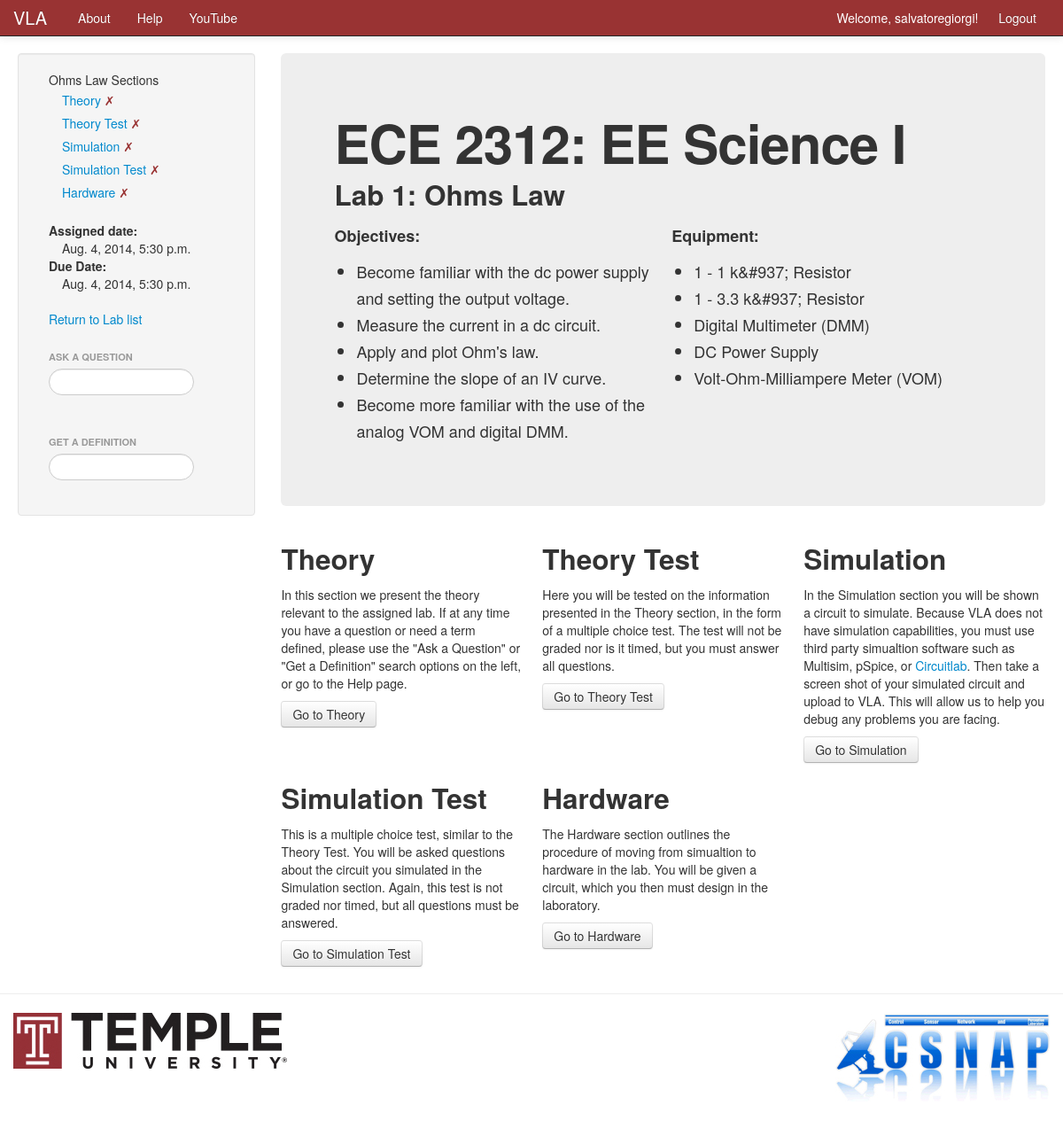
/VLA/course/EE_Science_I/Ohms_Law/ (signed in), run on the app's committed database.
### VLA/models.py (models this page shows, shortened)
class Laboratory(models.Model):
    course = models.ForeignKey(Course)
    name = models.CharField(max_length=128)
    start_date = models.DateTimeField('Date Assigned', blank=True, null=True)
    due_date = models.DateTimeField('Date Due', blank=True, null=True)
    is_completed = models.BooleanField(default=False)
    lab_number = models.IntegerField(default=0)
    views = models.IntegerField(default=0)

class Course(models.Model):
    name = models.CharField(max_length=128, unique=True)
    crn = models.IntegerField(default=0, blank=True)
    subj = models.CharField(max_length=10)
    course_number = models.IntegerField(default=0)
    section_number = models.IntegerField(default=0, blank=True)
    start_date = models.DateField('Course Start Date', blank=True, null=True)
    end_date = models.DateField('Course End Date', blank=True, null=True)
    lecture_time = models.TimeField('Lecture Time', blank=True, null=True)
    lecture_days = models.CharField(max_length=50, blank=True)
    lecture_location = models.CharField(max_length=50, blank=True)
    lab_time = models.TimeField('Lab Time', blank=True, null=True)
    lab_days = models.CharField(max_length=50, blank=True)
    lab_location = models.CharField(max_length=50, blank=True)
    course_description = models.TextField(max_length=500, blank=True)
    course_overview = models.TextField(max_length=500, blank=True)
    website = models.URLField(blank=True)
    instructor_name = models.CharField(max_length=50, blank=True)
    instructor_email = models.EmailField(blank=True)
    instructor_office_hours = models.TimeField(blank=True, null=True)
    instructor_office_days = models.CharField(max_length=50, blank=True)
    instructor_office_location = models.CharField(max_length=50, blank=True)
    instructor_phone = models.CharField(max_length=50, blank=True)
    TA_name = models.CharField(max_length=50, blank=True)
    TA_email = models.EmailField(blank=True)
    TA_office_hours = models.TimeField(blank=True, null=True)
    TA_office_days = models.CharField(max_length=50, blank=True)
    TA_office_location = models.CharField(max_length=50, blank=True)
    TA_phone = models.CharField(max_length=128, blank=True)
    views = models.IntegerField(default=0)
    likes = models.IntegerField(default=0)

class LabObjective(models.Model):
    lab = models.ForeignKey(Laboratory)
    objective = models.CharField(max_length=128)

class LabEquipment(models.Model):
    lab = models.ForeignKey(Laboratory)
    equipment = models.CharField(max_length=128)

### VLA/views.py (the view)
# urls.py: url(r'^course/(?P<course_name_url>\w+)/(?P<lab_name_url>\w+)/$', views.lab, name='lab'),
def lab(request, course_name_url, lab_name_url):
    lab_name = lab_name_url.replace('_', ' ')
    course_name = course_name_url.replace('_', ' ')
    context_dict = {'lab_name': lab_name}
    context_dict['def_searched'] = False
    context_dict['def_list'] = Node.objects.all()
    context_dict['question_searched'] = False
    context_dict['question_list'] = AnswerWithQuestion.objects.all()
    try:
        course = Course.objects.get(name=course_name)
        course.url = course_name_url
        context_dict['course'] = course
    except Course.DoesNotExist:
        pass
    try:
        lab = Laboratory.objects.filter(course=course).get(name=lab_name)
        lab.url = lab_name_url
        context_dict['lab'] = lab
        context_dict['objectives'] = LabObjective.objects.filter(lab=lab)
        context_dict['equipment'] = LabEquipment.objects.filter(lab=lab)
        context_dict = get_sections(context_dict, lab)
    except Laboratory.DoesNotExist:
        pass
    if not request.user.is_authenticated():
        return render(request, 'VLA/login.html')
    else:
        return render(request, 'VLA/lab.html', context_dict)

### VLA/templates/VLA/lab.html (shortened to what this page needs)
{% extends 'VLA/base.html' %}
{% block sidetitle %}{{ lab_name }} Sections{% endblock %}
{% block sidebar %}
    {% include 'VLA/lab_section_list.html' with labs=labs %}
{% endblock %}
{% block body_block %}
<div class="hero-unit">
    <h1>{{ course.subj }} {{ course.course_number }}: {{ course.name }}</h1>
    <h2>Lab {{ lab.lab_number }}: {{ lab.name }}</h2>
    <div class="row-fluid">
        <div class="span6">
            {% if objectives %}<p><b>Objectives:</b>
        <ul>
        {% for objective in objectives %}
            <li>{{ objective.objective }}</li>
        {% endfor %}
        </ul>
    {% endif %}
        </div>
        <div class="span6">
            {% if equipment %}<p><b>Equipment:</b>
        <ul>
        {% for equip in equipment %}
            <li>{{ equip.equipment }}</li>
        {% endfor %}
        </ul>
    {% endif %}
        </div>
    </div>
</div>
<div class="row-fluid">
    {% if theory %}
        <div class="span4">
            <h2>Theory</h2>
            <p>In this section we present the theory relevant to the assigned lab. If at any time you have a question or need a term defined,
            please use the "Ask a Question" or "Get a Definition" search options on the left, or go to the Help page.</p>
            <p><a class="btn" href="{% url 'theory' course.url lab.url theory.url %}">Go to Theory</a></p>
        </div>
    {% endif %}
    {% if theorytest %}
        <div class="span4">
            <h2>Theory Test</h2>
            <p>Here you will be tested on the information presented in the Theory section, in the form
            of a multiple choice test. The test will not be graded nor is it timed, but you must answer all questions. </p>
            <p><a class="btn" href="{% url 'theorytest' course.url lab.url theorytest.url %}">Go to Theory Test</a></p>
        </div>
    {% endif %}
    {% if simulation %}
        <div class="span4">
            <h2>Simulation</h2>
            <p>In the Simulation section you will be shown a circuit to simulate. Because VLA does not have
            simulation capabilities, you must use third party simualtion software such as Multisim, pSpice, or
            <a href="http://www.circuitlab.com" target="new">Circuitlab</a>. Then take a screen shot of your simulated circuit and upload to VLA. This will allow
            us to help you debug any problems you are facing.</p>
            <p><a class="btn" href="{% url 'simulation' course.url lab.url simulation.url %}">Go to Simulation</a></p>
        </div>
    {% endif %}
</div>
<div class="row-fluid">
    {% if simulationtest %}
        <div class="span4">
            <h2>Simulation Test</h2>
            <p>This is a multiple choice test, similar to the Theory Test. You will be asked questions about the circuit
            you simulated in the Simulation section. Again, this test is not graded nor timed, but all questions must be answered. </p>
            <p><a class="btn" href="{% url 'simulationtest' course.url lab.url simulationtest.url %}">Go to Simulation Test</a></p>
        </div>
    {% endif %}
    {% if hardware %}
        <div class="span4">
            <h2>Hardware</h2>
            <p>The Hardware section outlines the procedure of moving from simualtion to hardware in the lab. You will be given a
            circuit, which you then must design in the laboratory. </p>
            <p><a class="btn" href="{% url 'hardware' course.url lab.url hardware.url %}">Go to Hardware</a></p>
        </div>
    {% endif %}
</div>
{% endblock %}

### VLA/templates/VLA/base.html (shortened to what this page needs)
<!DOCTYPE html>
{% load static %}
<html>
<head>
    <link href="{% static 'css/bootstrap-fluid-adj.css' %}" rel="stylesheet">
    <link href="{% static 'css/bootstrap.min.css' %}" rel="stylesheet" media="screen">
    <link href="{% static 'css/bootstrap-responsive.css' %}" rel="stylesheet">
</head>
    <body>
        <div class="navbar navbar-inverse navbar-fixed-top">
            <div class="navbar-inner">
                <div class="container">
                    <a class="brand" href="/VLA/">VLA</a>
                    <div class="nav-collapse collapse">
                        <ul class="nav pull-right">
                            {% if user.is_authenticated %}
                             <li class="navbar-text">Welcome, {{ user.username }}! &nbsp;</li>
                             <li><a href="/VLA/logout/">Logout</a></li>
                            {% else %}
                             <li><a href="/VLA/register/">Register</a></li>
                             <li><a href="/VLA/login/">Login</a></li>
                            {% endif %}
                        </ul>
                        <ul class="nav">
                            <li><a href="/VLA/about/">About</a></li>
                            <li><a href="/VLA/help/">Help</a></li>
                            <li><a href="https://www.youtube.com/channel/UCNU5MvpuVNIAe2NvCiweCNw/" target="new">YouTube</a></li>
                        </ul>
                    </div>
                </div>
            </div>
         </div>
        <div class="container-fluid">
            <div class="row-fluid">
                <div class="span3">
                    <div class="well sidebar-nav">
                        <div id="cours">
                            {% if user.is_authenticated %}
                                <ul class="nav nav-list"><li>{% block sidetitle %}Course List{% endblock %}</li>
                                    {% block sidebar %}{% endblock %}
                                </ul>
                                <ul class="nav nav-list">&nbsp;</ul>
                                <ul class="nav nav-list">
                                    <li class="nav-header">Ask a Question</li>
                                    <form>
                                        <li><input  class="search-query span10" type="text" name="question_suggestion" value="" id="question_suggestion" /></li>
                                    </form>
                                </ul>
                                {% if question_list %}
                                    <ul class="nav nav-list">&nbsp;</ul>
                                {% endif %}
                                <ul class="nav nav-list">
                                    <li class="nav-header">Get a Definition</li>
                                    <form>
                                        <li><input  class="search-query span10" type="text" name="definition_suggestion" value="" id="definition_suggestion" /></li>
                                    </form>
                                </ul>
                            {% endif %}
                        </div>
                    </div>
                </div>
                <div class="span9">
                    {% block body_block %}
                    {% endblock %}
                </div>
            </div>
        </div>
        <hr>
        <footer>
            <div class="container">
                <a href="http://www.temple.edu" target="new"><img src="{% static 'VLA/images/temple_logo.jpg' %}"></a>
                <ul class="nav pull-right">
                    <a href="http://www.temple.edu/csnap/" target="new"><img src="{% static 'VLA/images/csnap_logo.jpg' %}"></a>
                </ul>
            </div>
        </footer>
    </body>
</html>

### VLA/templates/VLA/lab_section_list.html (shortened to what this page needs)
    <ul class="nav nav-list">
        {% if theory %}<li><a href="{% url 'theory' course.url lab.url theory.url %}">Theory
            {% if theory.is_completed %}<font color="#009900"> &#x2713; </font>{% else %}<font color="993333"> &#x2717;</font>{% endif %} </a></li>{% endif %}
        {% if theorytest %}<li><a href="{% url 'theorytest' course.url lab.url theorytest.url %}">Theory Test
            {% if theorytest.is_completed %}<font color="#009900"> &#x2713; </font>{% else %}<font color="993333"> &#x2717;</font>{% endif %} </a></li>{% endif %}
        {% if simulation %}<li><a href="{% url 'simulation' course.url lab.url simulation.url %}">Simulation
            {% if simulation.is_completed %}<font color="#009900"> &#x2713; </font>{% else %}<font color="993333"> &#x2717;</font>{% endif %} </a></li>{% endif %}
        {% if simulationtest %}<li><a href="{% url 'simulationtest' course.url lab.url simulationtest.url %}">Simulation Test
            {% if simulationtest.is_completed %}<font color="#009900"> &#x2713; </font>{% else %}<font color="993333"> &#x2717;</font>{% endif %} </a></li>{% endif %}
        {% if hardware %}<li><a href="{% url 'hardware' course.url lab.url hardware.url %}">Hardware
            {% if hardware.is_completed %}<font color="#009900"> &#x2713; </font>{% else %}<font color="993333"> &#x2717;</font>{% endif %} </a></li>{% endif %}
    </ul>
    {% if lab.start_date %}
    <ul class="nav nav-list">&nbsp;</ul>
    <b>Assigned date:</b><ul class="nav nav-list">{{ lab.start_date }}</ul>
    {% endif %}
    {% if lab.due_date %}
    <b>Due Date:</b><ul class="nav nav-list"> {{ lab.due_date }}</ul>
    {% endif %}
    <ul class="nav nav-list">&nbsp;</ul>
    <a href="/VLA/course/{{ course.url }}/">Return to Lab list</a>

### data on the page
Laboratory: start_date "Aug. 4, 2014, 5:30 p.m.", due_date "Aug. 4, 2014, 5:30 p.m.", lab_number "1", name "Ohms Law"
Course: subj "ECE", course_number "2312", name "EE Science I"
LabObjective: objective "Become familiar with the dc power supply and setting the output voltage."
LabObjective: objective "Measure the current in a dc circuit."
LabObjective: objective "Apply and plot Ohm's law."
LabObjective: objective "Determine the slope of an IV curve."
LabObjective: objective "Become more familiar with the use of the analog VOM and digital DMM."
LabEquipment: equipment "1 - 1 k&#937; Resistor"
LabEquipment: equipment "1 - 3.3 k&#937; Resistor"
LabEquipment: equipment "Digital Multimeter (DMM)"
LabEquipment: equipment "DC Power Supply"
LabEquipment: equipment "Volt-Ohm-Milliampere Meter (VOM)"

### other printed values
{{ user.username }} "salvatoregiorgi"
{{ lab_name }} "Ohms Law"
